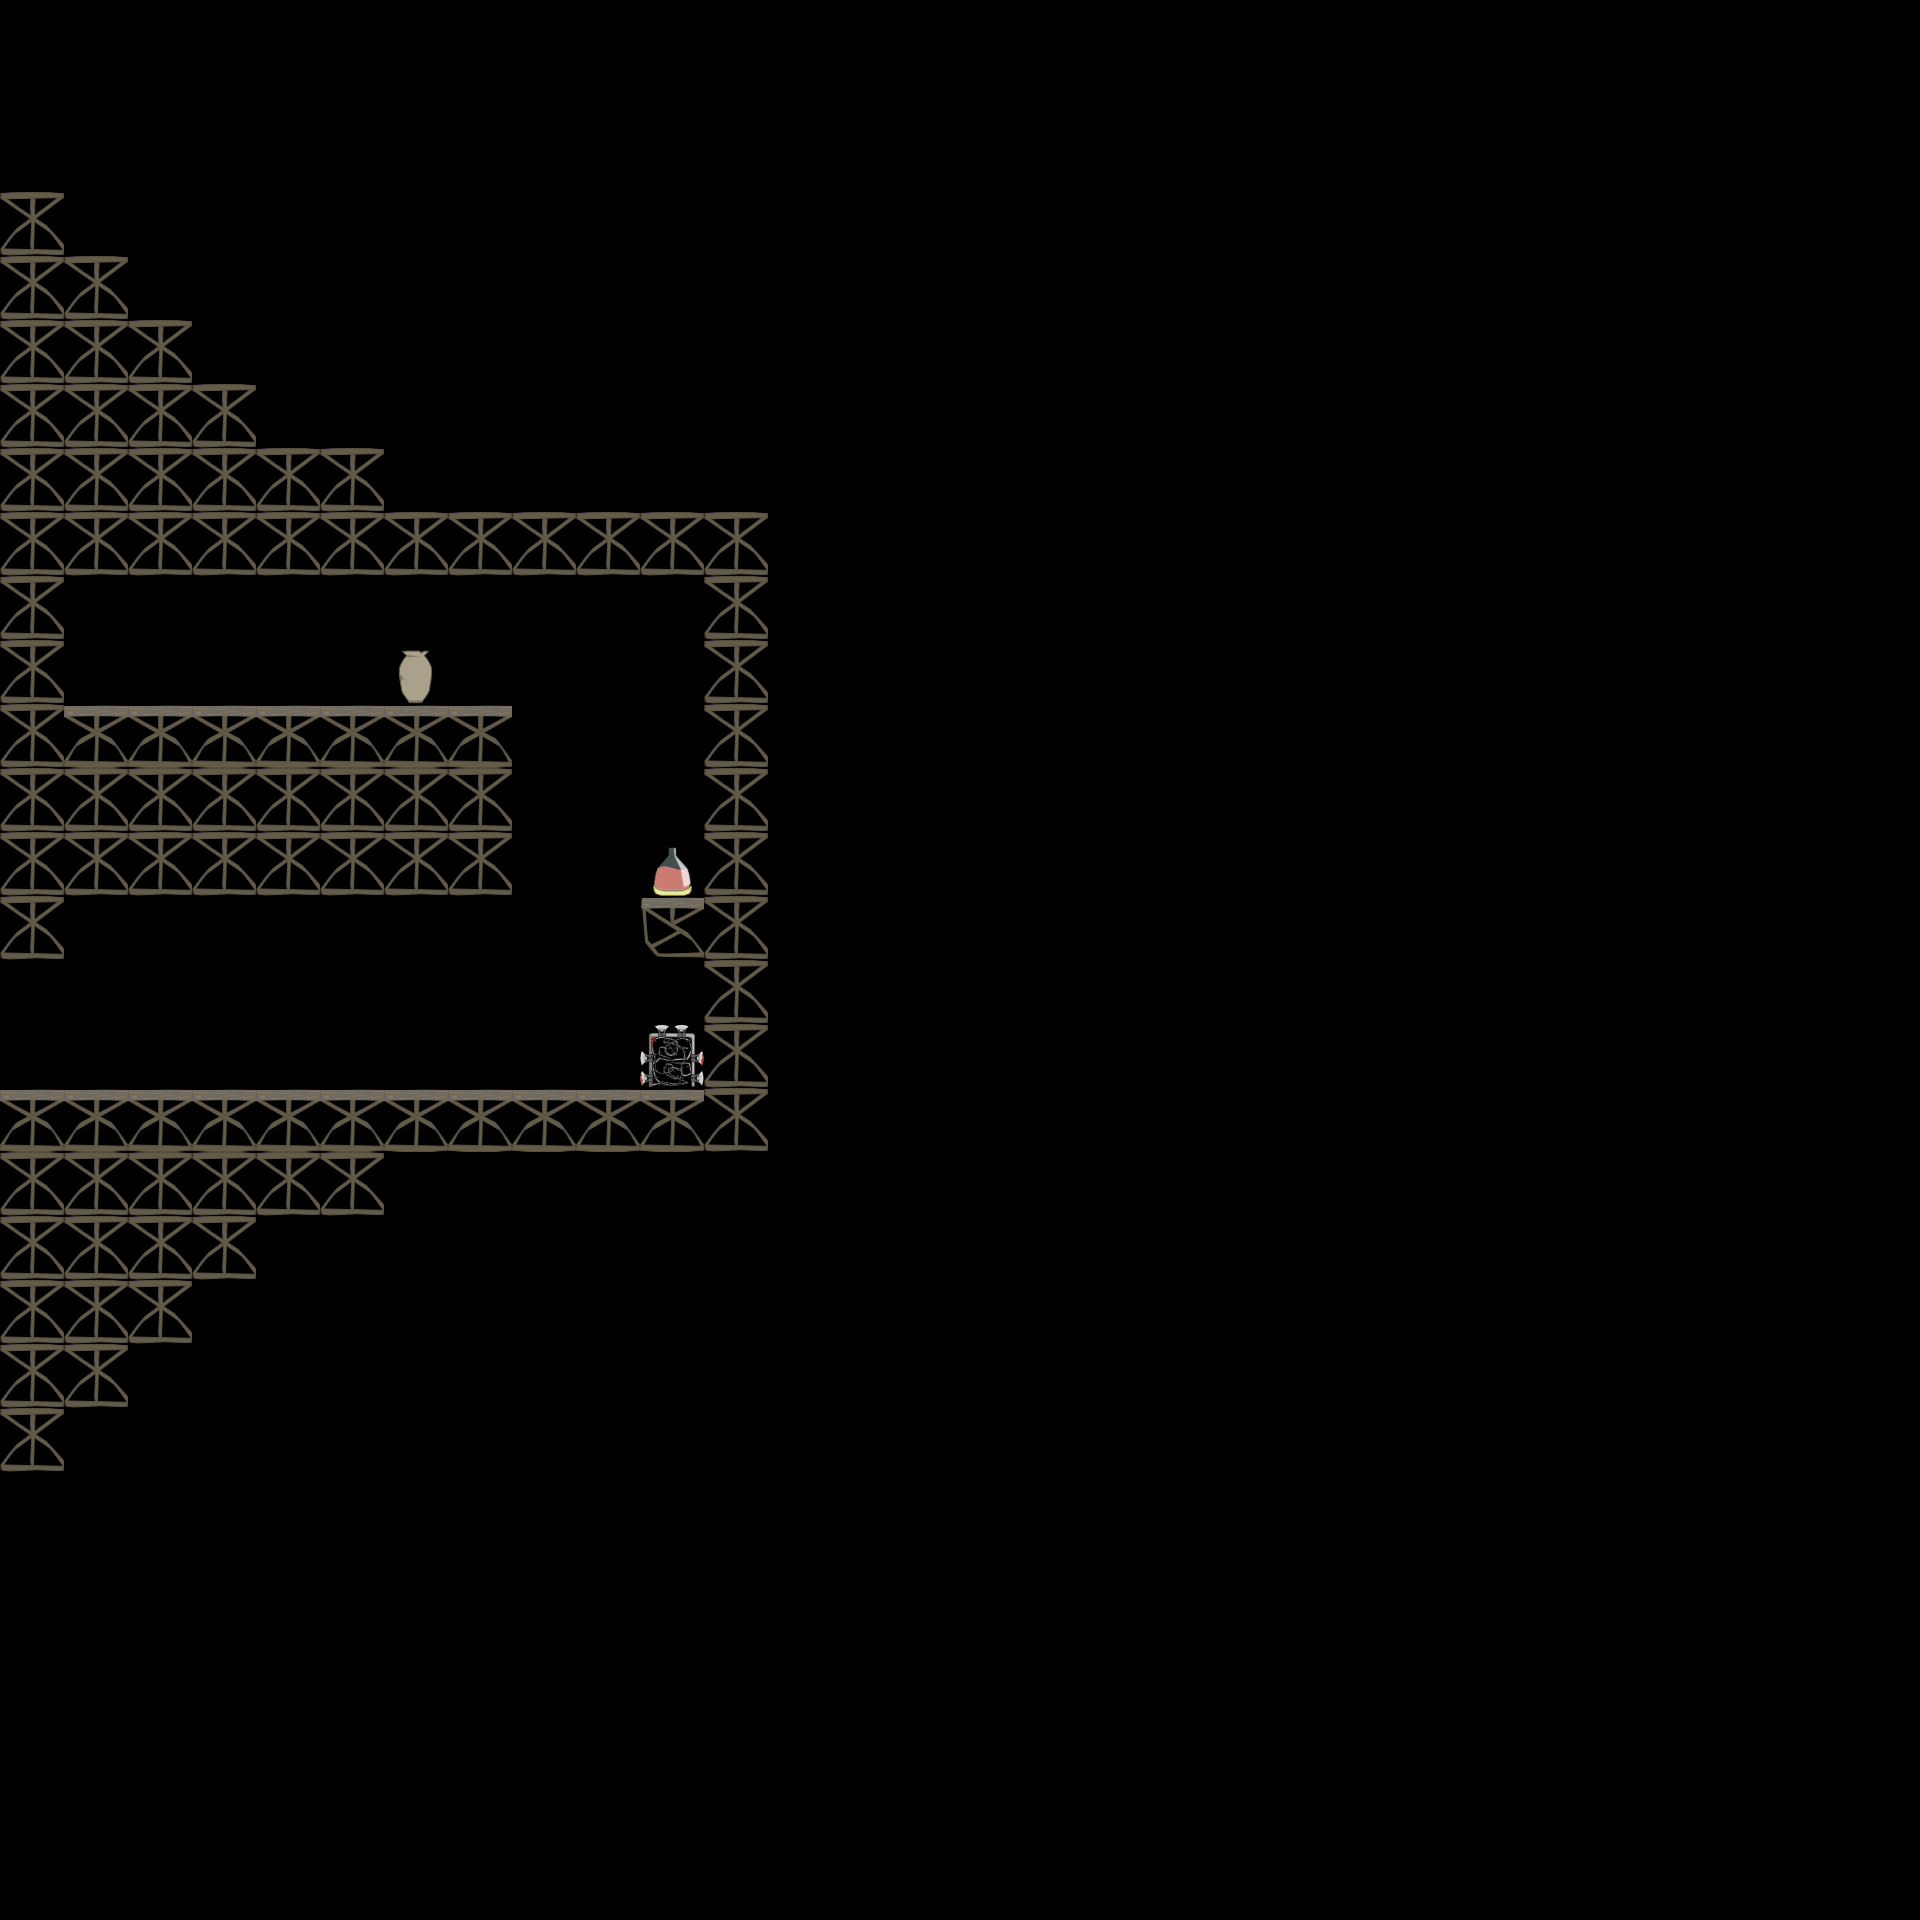

Tiled map render using the project's own tile images. Description and the map definition, with tile-layer contents summarised, below:
An orthogonal 30x30 tile map with 64x64 px tiles, 5 tile layers (background, walls, hazards, pickups, ...) and 4 objects (enemy1, spawn1, door1, relic1).

<map version="1.0" orientation="orthogonal" width="30" height="30" tilewidth="64" tileheight="64">
 <tileset firstgid="1" name="standards" tilewidth="64" tileheight="64">
  <image source="DuelMapTiles-hd.png" width="256" height="256" />
 </tileset>
 <layer name="background" width="30" height="30">
  <data>[900 cells, 1 non-empty, 1 distinct tile ids]</data>
 </layer>
 <layer name="walls" width="30" height="30">
  <data>[900 cells, 92 non-empty, 3 distinct tile ids]</data>
 </layer>
 <layer name="hazards" width="30" height="30">
  <data>[900 cells, 1 non-empty, 1 distinct tile ids]</data>
 </layer>
 <layer name="pickups" width="30" height="30">
  <data>[900 cells, 1 non-empty, 1 distinct tile ids]</data>
 </layer>
 <layer name="falseWalls" width="30" height="30">
  <data>[900 cells, 0 non-empty, 0 distinct tile ids]</data>
 </layer>
 <objectgroup name="enemies" width="30" height="30">
  <object name="enemy1" x="356" y="672" />
 </objectgroup>
 <objectgroup name="spawns" width="30" height="30">
  <object name="spawn1" x="129" y="1008" />
 </objectgroup>
 <objectgroup name="doors" width="30" height="30">
  <object name="door1" x="32" y="1057">
   <properties>
    <property name="level" value="13" />
    <property name="spawn" value="2" />
   </properties>
  </object>
 </objectgroup>
 <objectgroup name="relics" width="30" height="30">
  <object name="relic1" x="161" y="673">
   <properties>
    <property name="name" value="dogAmulet" />
   </properties>
  </object>
 </objectgroup>
 <objectgroup name="climbing" width="30" height="30" />
</map>
